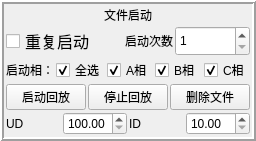
        <widget class="QFrame" name="frame_9">
         <property name="frameShape">
          <enum>QFrame::Box</enum>
         </property>
         <property name="frameShadow">
          <enum>QFrame::Raised</enum>
         </property>
         <property name="lineWidth">
          <number>2</number>
         </property>
         <layout class="QGridLayout" name="gridLayout">
          <property name="leftMargin">
           <number>2</number>
          </property>
          <property name="topMargin">
           <number>2</number>
          </property>
          <property name="rightMargin">
           <number>2</number>
          </property>
          <property name="bottomMargin">
           <number>2</number>
          </property>
          <property name="spacing">
           <number>2</number>
          </property>
          <item row="1" column="0">
           <layout class="QHBoxLayout" name="horizontalLayout_35" stretch="1,2">
            <property name="spacing">
             <number>2</number>
            </property>
            <item>
             <widget class="QCheckBox" name="no_stop">
              <property name="sizePolicy">
               <sizepolicy hsizetype="Fixed" vsizetype="Expanding">
                <horstretch>0</horstretch>
                <verstretch>0</verstretch>
               </sizepolicy>
              </property>
              <property name="font">
               <font>
                <pointsize>12</pointsize>
               </font>
              </property>
              <property name="text">
               <string>重复启动</string>
              </property>
             </widget>
            </item>
            <item>
             <layout class="QHBoxLayout" name="horizontalLayout_5" stretch="1,1">
              <property name="spacing">
               <number>2</number>
              </property>
              <item>
               <widget class="QLabel" name="label_45">
                <property name="sizePolicy">
                 <sizepolicy hsizetype="Preferred" vsizetype="Expanding">
                  <horstretch>0</horstretch>
                  <verstretch>0</verstretch>
                 </sizepolicy>
                </property>
                <property name="text">
                 <string>启动次数</string>
                </property>
                <property name="alignment">
                 <set>Qt::AlignRight|Qt::AlignTrailing|Qt::AlignVCenter</set>
                </property>
               </widget>
              </item>
              <item>
               <widget class="QSpinBox" name="start_out">
                <property name="sizePolicy">
                 <sizepolicy hsizetype="Minimum" vsizetype="Expanding">
                  <horstretch>0</horstretch>
                  <verstretch>0</verstretch>
                 </sizepolicy>
                </property>
                <property name="minimum">
                 <number>1</number>
                </property>
               </widget>
              </item>
             </layout>
            </item>
           </layout>
          </item>
          <item row="3" column="0">
           <layout class="QHBoxLayout" name="horizontalLayout_25">
            <property name="spacing">
             <number>2</number>
            </property>
            <item>
             <widget class="QPushButton" name="wave_start">
              <property name="sizePolicy">
               <sizepolicy hsizetype="Expanding" vsizetype="Expanding">
                <horstretch>0</horstretch>
                <verstretch>0</verstretch>
               </sizepolicy>
              </property>
              <property name="text">
               <string>启动回放</string>
              </property>
             </widget>
            </item>
            <item>
             <widget class="QPushButton" name="stop_wave">
              <property name="sizePolicy">
               <sizepolicy hsizetype="Expanding" vsizetype="Expanding">
                <horstretch>0</horstretch>
                <verstretch>0</verstretch>
               </sizepolicy>
              </property>
              <property name="text">
               <string>停止回放</string>
              </property>
             </widget>
            </item>
            <item>
             <widget class="QPushButton" name="remove2">
              <property name="sizePolicy">
               <sizepolicy hsizetype="Expanding" vsizetype="Expanding">
                <horstretch>0</horstretch>
                <verstretch>0</verstretch>
               </sizepolicy>
              </property>
              <property name="text">
               <string>删除文件</string>
              </property>
             </widget>
            </item>
           </layout>
          </item>
          <item row="4" column="0">
           <layout class="QHBoxLayout" name="horizontalLayout_4">
            <item>
             <layout class="QHBoxLayout" name="horizontalLayout_32">
              <item>
               <widget class="QLabel" name="label_41">
                <property name="sizePolicy">
                 <sizepolicy hsizetype="Expanding" vsizetype="Preferred">
                  <horstretch>0</horstretch>
                  <verstretch>0</verstretch>
                 </sizepolicy>
                </property>
                <property name="text">
                 <string>UD</string>
                </property>
               </widget>
              </item>
              <item>
               <widget class="QDoubleSpinBox" name="ud_max">
                <property name="sizePolicy">
                 <sizepolicy hsizetype="Expanding" vsizetype="Expanding">
                  <horstretch>0</horstretch>
                  <verstretch>0</verstretch>
                 </sizepolicy>
                </property>
                <property name="minimum">
                 <double>100.000000000000000</double>
                </property>
                <property name="maximum">
                 <double>999.000000000000000</double>
                </property>
               </widget>
              </item>
             </layout>
            </item>
            <item>
             <layout class="QHBoxLayout" name="horizontalLayout_3">
              <item>
               <widget class="QLabel" name="label_42">
                <property name="sizePolicy">
                 <sizepolicy hsizetype="Expanding" vsizetype="Preferred">
                  <horstretch>0</horstretch>
                  <verstretch>0</verstretch>
                 </sizepolicy>
                </property>
                <property name="text">
                 <string>ID</string>
                </property>
               </widget>
              </item>
              <item>
               <widget class="QDoubleSpinBox" name="id_max">
                <property name="sizePolicy">
                 <sizepolicy hsizetype="Expanding" vsizetype="Expanding">
                  <horstretch>0</horstretch>
                  <verstretch>0</verstretch>
                 </sizepolicy>
                </property>
                <property name="minimum">
                 <double>10.000000000000000</double>
                </property>
                <property name="maximum">
                 <double>999.000000000000000</double>
                </property>
               </widget>
              </item>
             </layout>
            </item>
           </layout>
          </item>
          <item row="2" column="0">
           <layout class="QHBoxLayout" name="horizontalLayout_7">
            <item>
             <widget class="QLabel" name="label">
              <property name="text">
               <string>启动相：</string>
              </property>
             </widget>
            </item>
            <item>
             <widget class="QCheckBox" name="checkBox_8">
              <property name="text">
               <string>全选</string>
              </property>
              <property name="checked">
               <bool>true</bool>
              </property>
             </widget>
            </item>
            <item>
             <widget class="QCheckBox" name="a_2">
              <property name="text">
               <string>A相</string>
              </property>
              <property name="checked">
               <bool>true</bool>
              </property>
             </widget>
            </item>
            <item>
             <widget class="QCheckBox" name="b_2">
              <property name="text">
               <string>B相</string>
              </property>
              <property name="checked">
               <bool>true</bool>
              </property>
             </widget>
            </item>
            <item>
             <widget class="QCheckBox" name="c_2">
              <property name="text">
               <string>C相</string>
              </property>
              <property name="checked">
               <bool>true</bool>
              </property>
             </widget>
            </item>
           </layout>
          </item>
          <item row="0" column="0">
           <widget class="QLabel" name="label_46">
            <property name="sizePolicy">
             <sizepolicy hsizetype="Preferred" vsizetype="Fixed">
              <horstretch>0</horstretch>
              <verstretch>0</verstretch>
             </sizepolicy>
            </property>
            <property name="text">
             <string>文件启动</string>
            </property>
            <property name="alignment">
             <set>Qt::AlignCenter</set>
            </property>
           </widget>
          </item>
         </layout>
        </widget>
